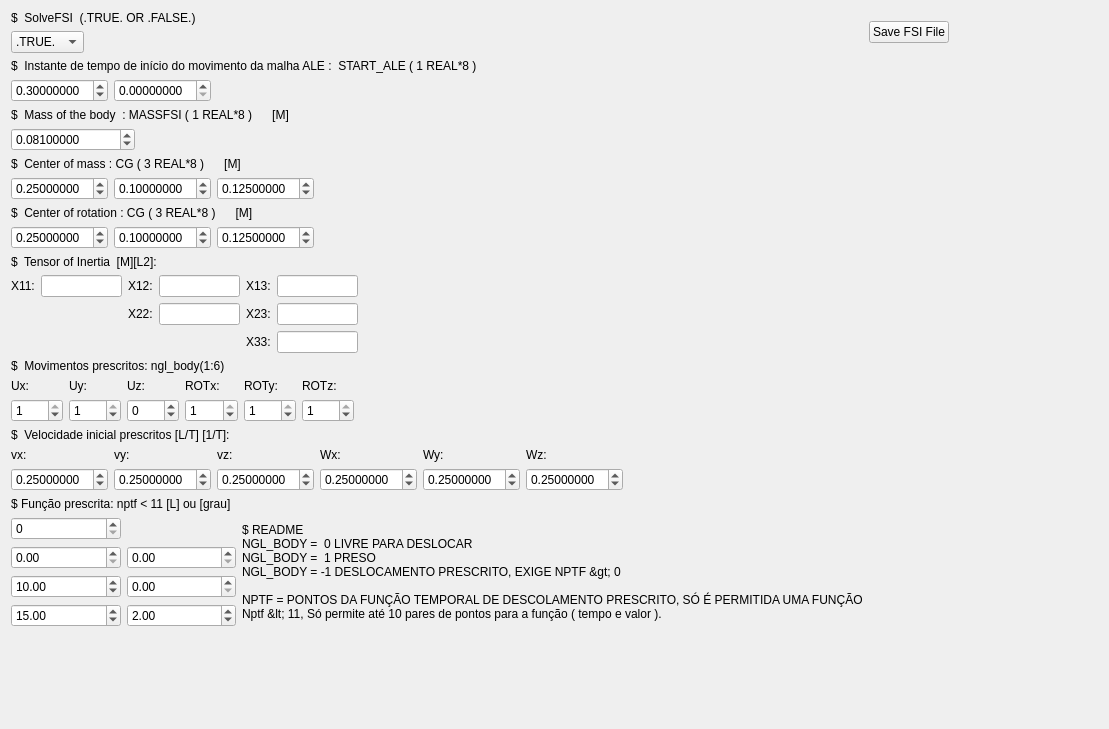
        <widget class="QWidget" name="scrollAreaWidgetContents_4">
         <property name="geometry">
          <rect>
           <x>0</x>
           <y>0</y>
           <width>1109</width>
           <height>729</height>
          </rect>
         </property>
         <layout class="QGridLayout" name="gridLayout_9">
          <item row="1" column="0" colspan="2">
           <layout class="QGridLayout" name="gridLayout_8">
            <item row="0" column="0" colspan="3">
             <widget class="QLabel" name="label_18">
              <property name="text">
               <string>$  Instante de tempo de início do movimento da malha ALE :  START_ALE ( 1 REAL*8 )</string>
              </property>
             </widget>
            </item>
            <item row="1" column="0">
             <widget class="QDoubleSpinBox" name="doubleSpinBox_FSI_ALE1">
              <property name="locale">
               <locale language="English" country="UnitedStates"/>
              </property>
              <property name="decimals">
               <number>8</number>
              </property>
              <property name="value">
               <double>0.300000000000000</double>
              </property>
             </widget>
            </item>
            <item row="1" column="1">
             <widget class="QDoubleSpinBox" name="doubleSpinBox_FSI_ALE2">
              <property name="locale">
               <locale language="English" country="UnitedStates"/>
              </property>
              <property name="decimals">
               <number>8</number>
              </property>
             </widget>
            </item>
            <item row="1" column="2">
             <spacer name="horizontalSpacer_2">
              <property name="orientation">
               <enum>Qt::Horizontal</enum>
              </property>
              <property name="sizeHint" stdset="0">
               <size>
                <width>40</width>
                <height>20</height>
               </size>
              </property>
             </spacer>
            </item>
           </layout>
          </item>
          <item row="9" column="0" colspan="3">
           <spacer name="verticalSpacer">
            <property name="orientation">
             <enum>Qt::Vertical</enum>
            </property>
            <property name="sizeHint" stdset="0">
             <size>
              <width>20</width>
              <height>40</height>
             </size>
            </property>
           </spacer>
          </item>
          <item row="5" column="0" colspan="3">
           <layout class="QGridLayout" name="gridLayout_14">
            <item row="1" column="1">
             <widget class="QLineEdit" name="lineEdit_InertiaX11">
              <property name="sizePolicy">
               <sizepolicy hsizetype="Fixed" vsizetype="Fixed">
                <horstretch>0</horstretch>
                <verstretch>0</verstretch>
               </sizepolicy>
              </property>
              <property name="maximumSize">
               <size>
                <width>81</width>
                <height>16777215</height>
               </size>
              </property>
              <property name="maxLength">
               <number>8</number>
              </property>
             </widget>
            </item>
            <item row="1" column="3">
             <widget class="QLineEdit" name="lineEdit_InertiaX12">
              <property name="sizePolicy">
               <sizepolicy hsizetype="Fixed" vsizetype="Fixed">
                <horstretch>0</horstretch>
                <verstretch>0</verstretch>
               </sizepolicy>
              </property>
              <property name="maximumSize">
               <size>
                <width>81</width>
                <height>16777215</height>
               </size>
              </property>
              <property name="maxLength">
               <number>8</number>
              </property>
             </widget>
            </item>
            <item row="1" column="5">
             <widget class="QLineEdit" name="lineEdit_InertiaX13">
              <property name="sizePolicy">
               <sizepolicy hsizetype="Fixed" vsizetype="Fixed">
                <horstretch>0</horstretch>
                <verstretch>0</verstretch>
               </sizepolicy>
              </property>
              <property name="maximumSize">
               <size>
                <width>81</width>
                <height>16777215</height>
               </size>
              </property>
              <property name="maxLength">
               <number>8</number>
              </property>
             </widget>
            </item>
            <item row="1" column="6">
             <spacer name="horizontalSpacer_6">
              <property name="orientation">
               <enum>Qt::Horizontal</enum>
              </property>
              <property name="sizeHint" stdset="0">
               <size>
                <width>471</width>
                <height>20</height>
               </size>
              </property>
             </spacer>
            </item>
            <item row="2" column="3">
             <widget class="QLineEdit" name="lineEdit_InertiaX22">
              <property name="sizePolicy">
               <sizepolicy hsizetype="Fixed" vsizetype="Fixed">
                <horstretch>0</horstretch>
                <verstretch>0</verstretch>
               </sizepolicy>
              </property>
              <property name="maximumSize">
               <size>
                <width>81</width>
                <height>16777215</height>
               </size>
              </property>
              <property name="maxLength">
               <number>8</number>
              </property>
             </widget>
            </item>
            <item row="2" column="5">
             <widget class="QLineEdit" name="lineEdit_InertiaX23">
              <property name="sizePolicy">
               <sizepolicy hsizetype="Fixed" vsizetype="Fixed">
                <horstretch>0</horstretch>
                <verstretch>0</verstretch>
               </sizepolicy>
              </property>
              <property name="maximumSize">
               <size>
                <width>81</width>
                <height>16777215</height>
               </size>
              </property>
              <property name="maxLength">
               <number>8</number>
              </property>
             </widget>
            </item>
            <item row="2" column="6">
             <spacer name="horizontalSpacer_7">
              <property name="orientation">
               <enum>Qt::Horizontal</enum>
              </property>
              <property name="sizeHint" stdset="0">
               <size>
                <width>471</width>
                <height>20</height>
               </size>
              </property>
             </spacer>
            </item>
            <item row="3" column="5">
             <widget class="QLineEdit" name="lineEdit_InertiaX33">
              <property name="sizePolicy">
               <sizepolicy hsizetype="Fixed" vsizetype="Fixed">
                <horstretch>0</horstretch>
                <verstretch>0</verstretch>
               </sizepolicy>
              </property>
              <property name="maximumSize">
               <size>
                <width>81</width>
                <height>16777215</height>
               </size>
              </property>
              <property name="maxLength">
               <number>8</number>
              </property>
             </widget>
            </item>
            <item row="3" column="6">
             <spacer name="horizontalSpacer_8">
              <property name="orientation">
               <enum>Qt::Horizontal</enum>
              </property>
              <property name="sizeHint" stdset="0">
               <size>
                <width>471</width>
                <height>20</height>
               </size>
              </property>
             </spacer>
            </item>
            <item row="1" column="0">
             <widget class="QLabel" name="label_15">
              <property name="text">
               <string>X11:</string>
              </property>
             </widget>
            </item>
            <item row="1" column="2">
             <widget class="QLabel" name="label_16">
              <property name="text">
               <string>X12:</string>
              </property>
             </widget>
            </item>
            <item row="1" column="4">
             <widget class="QLabel" name="label_25">
              <property name="text">
               <string>X13:</string>
              </property>
             </widget>
            </item>
            <item row="2" column="2">
             <widget class="QLabel" name="label_26">
              <property name="text">
               <string>X22:</string>
              </property>
             </widget>
            </item>
            <item row="2" column="4">
             <widget class="QLabel" name="label_27">
              <property name="text">
               <string>X23:</string>
              </property>
             </widget>
            </item>
            <item row="3" column="4">
             <widget class="QLabel" name="label_28">
              <property name="text">
               <string>X33:</string>
              </property>
             </widget>
            </item>
            <item row="0" column="0" colspan="7">
             <widget class="QLabel" name="label_22">
              <property name="text">
               <string>$  Tensor of Inertia  [M][L2]:</string>
              </property>
             </widget>
            </item>
           </layout>
          </item>
          <item row="3" column="0">
           <layout class="QGridLayout" name="gridLayout_12">
            <item row="0" column="0" colspan="3">
             <widget class="QLabel" name="label_20">
              <property name="text">
               <string>$  Center of mass : CG ( 3 REAL*8 )      [M]</string>
              </property>
             </widget>
            </item>
            <item row="1" column="0">
             <widget class="QDoubleSpinBox" name="doubleSpinBox_MassCG1">
              <property name="locale">
               <locale language="English" country="UnitedStates"/>
              </property>
              <property name="decimals">
               <number>8</number>
              </property>
              <property name="value">
               <double>0.250000000000000</double>
              </property>
             </widget>
            </item>
            <item row="1" column="1">
             <widget class="QDoubleSpinBox" name="doubleSpinBox_MassCG2">
              <property name="locale">
               <locale language="English" country="UnitedStates"/>
              </property>
              <property name="decimals">
               <number>8</number>
              </property>
              <property name="singleStep">
               <double>0.100000000000000</double>
              </property>
              <property name="value">
               <double>0.100000000000000</double>
              </property>
             </widget>
            </item>
            <item row="1" column="2">
             <widget class="QDoubleSpinBox" name="doubleSpinBox_MassCG3">
              <property name="locale">
               <locale language="English" country="UnitedStates"/>
              </property>
              <property name="decimals">
               <number>8</number>
              </property>
              <property name="singleStep">
               <double>0.100000000000000</double>
              </property>
              <property name="value">
               <double>0.125000000000000</double>
              </property>
             </widget>
            </item>
            <item row="1" column="3">
             <spacer name="horizontalSpacer_4">
              <property name="orientation">
               <enum>Qt::Horizontal</enum>
              </property>
              <property name="sizeHint" stdset="0">
               <size>
                <width>40</width>
                <height>20</height>
               </size>
              </property>
             </spacer>
            </item>
           </layout>
          </item>
          <item row="7" column="2">
           <spacer name="horizontalSpacer_10">
            <property name="orientation">
             <enum>Qt::Horizontal</enum>
            </property>
            <property name="sizeHint" stdset="0">
             <size>
              <width>174</width>
              <height>20</height>
             </size>
            </property>
           </spacer>
          </item>
          <item row="7" column="0" colspan="2">
           <layout class="QGridLayout" name="gridLayout_16">
            <item row="2" column="3">
             <widget class="QDoubleSpinBox" name="doubleSpinBox_VInitial_Wx">
              <property name="locale">
               <locale language="English" country="UnitedStates"/>
              </property>
              <property name="decimals">
               <number>8</number>
              </property>
              <property name="value">
               <double>0.250000000000000</double>
              </property>
             </widget>
            </item>
            <item row="0" column="0" colspan="6">
             <widget class="QLabel" name="label_4">
              <property name="text">
               <string>$  Velocidade inicial prescritos [L/T] [1/T]:</string>
              </property>
             </widget>
            </item>
            <item row="2" column="0">
             <widget class="QDoubleSpinBox" name="doubleSpinBox_VInitial_vx">
              <property name="locale">
               <locale language="English" country="UnitedStates"/>
              </property>
              <property name="decimals">
               <number>8</number>
              </property>
              <property name="value">
               <double>0.250000000000000</double>
              </property>
             </widget>
            </item>
            <item row="2" column="1">
             <widget class="QDoubleSpinBox" name="doubleSpinBox_VInitial_vy">
              <property name="locale">
               <locale language="English" country="UnitedStates"/>
              </property>
              <property name="decimals">
               <number>8</number>
              </property>
              <property name="value">
               <double>0.250000000000000</double>
              </property>
             </widget>
            </item>
            <item row="2" column="2">
             <widget class="QDoubleSpinBox" name="doubleSpinBox_VInitial_vz">
              <property name="locale">
               <locale language="English" country="UnitedStates"/>
              </property>
              <property name="decimals">
               <number>8</number>
              </property>
              <property name="value">
               <double>0.250000000000000</double>
              </property>
             </widget>
            </item>
            <item row="2" column="4">
             <widget class="QDoubleSpinBox" name="doubleSpinBox_VInitial_Wy">
              <property name="locale">
               <locale language="English" country="UnitedStates"/>
              </property>
              <property name="decimals">
               <number>8</number>
              </property>
              <property name="value">
               <double>0.250000000000000</double>
              </property>
             </widget>
            </item>
            <item row="2" column="5">
             <widget class="QDoubleSpinBox" name="doubleSpinBox_VInitial_Wz">
              <property name="locale">
               <locale language="English" country="UnitedStates"/>
              </property>
              <property name="decimals">
               <number>8</number>
              </property>
              <property name="value">
               <double>0.250000000000000</double>
              </property>
             </widget>
            </item>
            <item row="1" column="0">
             <widget class="QLabel" name="label_35">
              <property name="text">
               <string>vx:</string>
              </property>
             </widget>
            </item>
            <item row="1" column="1">
             <widget class="QLabel" name="label_36">
              <property name="text">
               <string>vy:</string>
              </property>
             </widget>
            </item>
            <item row="1" column="2">
             <widget class="QLabel" name="label_37">
              <property name="text">
               <string>vz:</string>
              </property>
             </widget>
            </item>
            <item row="1" column="3">
             <widget class="QLabel" name="label_38">
              <property name="text">
               <string>Wx:</string>
              </property>
             </widget>
            </item>
            <item row="1" column="4">
             <widget class="QLabel" name="label_39">
              <property name="text">
               <string>Wy:</string>
              </property>
             </widget>
            </item>
            <item row="1" column="5">
             <widget class="QLabel" name="label_40">
              <property name="text">
               <string>Wz:</string>
              </property>
             </widget>
            </item>
           </layout>
          </item>
          <item row="8" column="0" colspan="3">
           <layout class="QGridLayout" name="gridLayout_17">
            <item row="3" column="1">
             <widget class="QDoubleSpinBox" name="doubleSpinBox_nptf22">
              <property name="locale">
               <locale language="English" country="UnitedStates"/>
              </property>
             </widget>
            </item>
            <item row="2" column="1">
             <widget class="QDoubleSpinBox" name="doubleSpinBox_nptf12">
              <property name="locale">
               <locale language="English" country="UnitedStates"/>
              </property>
             </widget>
            </item>
            <item row="0" column="0" colspan="3">
             <widget class="QLabel" name="label_24">
              <property name="text">
               <string>$  Função prescrita: nptf &lt; 11 [L] ou [grau]</string>
              </property>
             </widget>
            </item>
            <item row="3" column="0">
             <widget class="QDoubleSpinBox" name="doubleSpinBox_nptf21">
              <property name="locale">
               <locale language="English" country="UnitedStates"/>
              </property>
              <property name="value">
               <double>10.000000000000000</double>
              </property>
             </widget>
            </item>
            <item row="1" column="2" rowspan="4">
             <widget class="QLabel" name="label_23">
              <property name="text">
               <string>$ README
NGL_BODY =  0 LIVRE PARA DESLOCAR 
NGL_BODY =  1 PRESO
NGL_BODY = -1 DESLOCAMENTO PRESCRITO, EXIGE NPTF &gt; 0

NPTF = PONTOS DA FUNÇÃO TEMPORAL DE DESCOLAMENTO PRESCRITO, SÓ É PERMITIDA UMA FUNÇÃO
Nptf &lt; 11, Só permite até 10 pares de pontos para a função ( tempo e valor ).</string>
              </property>
             </widget>
            </item>
            <item row="2" column="0">
             <widget class="QDoubleSpinBox" name="doubleSpinBox_nptf11">
              <property name="locale">
               <locale language="English" country="UnitedStates"/>
              </property>
             </widget>
            </item>
            <item row="4" column="0">
             <widget class="QDoubleSpinBox" name="doubleSpinBox_nptf31">
              <property name="locale">
               <locale language="English" country="UnitedStates"/>
              </property>
              <property name="value">
               <double>15.000000000000000</double>
              </property>
             </widget>
            </item>
            <item row="4" column="1">
             <widget class="QDoubleSpinBox" name="doubleSpinBox_nptf32">
              <property name="locale">
               <locale language="English" country="UnitedStates"/>
              </property>
              <property name="value">
               <double>2.000000000000000</double>
              </property>
             </widget>
            </item>
            <item row="1" column="0">
             <widget class="QSpinBox" name="spinBox_nptf">
              <property name="locale">
               <locale language="English" country="UnitedStates"/>
              </property>
             </widget>
            </item>
           </layout>
          </item>
          <item row="2" column="0">
           <layout class="QGridLayout" name="gridLayout_11">
            <item row="0" column="0" colspan="2">
             <widget class="QLabel" name="label_19">
              <property name="text">
               <string>$  Mass of the body  : MASSFSI ( 1 REAL*8 )      [M]</string>
              </property>
             </widget>
            </item>
            <item row="1" column="0">
             <widget class="QDoubleSpinBox" name="doubleSpinBox_MASSFSI">
              <property name="locale">
               <locale language="English" country="UnitedStates"/>
              </property>
              <property name="decimals">
               <number>8</number>
              </property>
              <property name="maximum">
               <double>999999.989999999990687</double>
              </property>
              <property name="value">
               <double>0.081000000000000</double>
              </property>
             </widget>
            </item>
            <item row="1" column="1">
             <spacer name="horizontalSpacer_3">
              <property name="orientation">
               <enum>Qt::Horizontal</enum>
              </property>
              <property name="sizeHint" stdset="0">
               <size>
                <width>40</width>
                <height>20</height>
               </size>
              </property>
             </spacer>
            </item>
           </layout>
          </item>
          <item row="6" column="1">
           <spacer name="horizontalSpacer_9">
            <property name="orientation">
             <enum>Qt::Horizontal</enum>
            </property>
            <property name="sizeHint" stdset="0">
             <size>
              <width>214</width>
              <height>20</height>
             </size>
            </property>
           </spacer>
          </item>
          <item row="6" column="0">
           <layout class="QGridLayout" name="gridLayout_15">
            <item row="0" column="0" colspan="6">
             <widget class="QLabel" name="label_12">
              <property name="text">
               <string>$  Movimentos prescritos: ngl_body(1:6) </string>
              </property>
             </widget>
            </item>
            <item row="2" column="0">
             <widget class="QSpinBox" name="spinBox_Ux">
              <property name="minimum">
               <number>-1</number>
              </property>
              <property name="maximum">
               <number>1</number>
              </property>
              <property name="value">
               <number>1</number>
              </property>
             </widget>
            </item>
            <item row="2" column="1">
             <widget class="QSpinBox" name="spinBox_Uy">
              <property name="minimum">
               <number>-1</number>
              </property>
              <property name="maximum">
               <number>1</number>
              </property>
              <property name="value">
               <number>1</number>
              </property>
             </widget>
            </item>
            <item row="2" column="2">
             <widget class="QSpinBox" name="spinBox_Uz">
              <property name="minimum">
               <number>-1</number>
              </property>
              <property name="maximum">
               <number>1</number>
              </property>
             </widget>
            </item>
            <item row="2" column="3">
             <widget class="QSpinBox" name="spinBox_ROTx">
              <property name="minimum">
               <number>-1</number>
              </property>
              <property name="maximum">
               <number>1</number>
              </property>
              <property name="value">
               <number>1</number>
              </property>
             </widget>
            </item>
            <item row="2" column="4">
             <widget class="QSpinBox" name="spinBox_ROTy">
              <property name="minimum">
               <number>-1</number>
              </property>
              <property name="maximum">
               <number>1</number>
              </property>
              <property name="value">
               <number>1</number>
              </property>
             </widget>
            </item>
            <item row="2" column="5">
             <widget class="QSpinBox" name="spinBox_ROTz">
              <property name="minimum">
               <number>-1</number>
              </property>
              <property name="maximum">
               <number>1</number>
              </property>
              <property name="value">
               <number>1</number>
              </property>
             </widget>
            </item>
            <item row="1" column="1">
             <widget class="QLabel" name="label_30">
              <property name="text">
               <string>Uy:</string>
              </property>
             </widget>
            </item>
            <item row="1" column="2">
             <widget class="QLabel" name="label_31">
              <property name="text">
               <string>Uz:</string>
              </property>
             </widget>
            </item>
            <item row="1" column="0">
             <widget class="QLabel" name="label_29">
              <property name="text">
               <string>Ux:</string>
              </property>
             </widget>
            </item>
            <item row="1" column="3">
             <widget class="QLabel" name="label_32">
              <property name="text">
               <string>ROTx:</string>
              </property>
             </widget>
            </item>
            <item row="1" column="4">
             <widget class="QLabel" name="label_33">
              <property name="text">
               <string>ROTy:</string>
              </property>
             </widget>
            </item>
            <item row="1" column="5">
             <widget class="QLabel" name="label_34">
              <property name="text">
               <string>ROTz:</string>
              </property>
             </widget>
            </item>
           </layout>
          </item>
          <item row="4" column="0">
           <layout class="QGridLayout" name="gridLayout_13">
            <item row="0" column="0" colspan="3">
             <widget class="QLabel" name="label_21">
              <property name="text">
               <string>$  Center of rotation : CG ( 3 REAL*8 )      [M]</string>
              </property>
             </widget>
            </item>
            <item row="1" column="0">
             <widget class="QDoubleSpinBox" name="doubleSpinBox_RotationCG1">
              <property name="locale">
               <locale language="English" country="UnitedStates"/>
              </property>
              <property name="decimals">
               <number>8</number>
              </property>
              <property name="value">
               <double>0.250000000000000</double>
              </property>
             </widget>
            </item>
            <item row="1" column="1">
             <widget class="QDoubleSpinBox" name="doubleSpinBox_RotationCG2">
              <property name="locale">
               <locale language="English" country="UnitedStates"/>
              </property>
              <property name="decimals">
               <number>8</number>
              </property>
              <property name="singleStep">
               <double>0.100000000000000</double>
              </property>
              <property name="value">
               <double>0.100000000000000</double>
              </property>
             </widget>
            </item>
            <item row="1" column="2">
             <widget class="QDoubleSpinBox" name="doubleSpinBox_RotationCG3">
              <property name="locale">
               <locale language="English" country="UnitedStates"/>
              </property>
              <property name="decimals">
               <number>8</number>
              </property>
              <property name="singleStep">
               <double>0.100000000000000</double>
              </property>
              <property name="value">
               <double>0.125000000000000</double>
              </property>
             </widget>
            </item>
            <item row="1" column="3">
             <spacer name="horizontalSpacer_5">
              <property name="orientation">
               <enum>Qt::Horizontal</enum>
              </property>
              <property name="sizeHint" stdset="0">
               <size>
                <width>40</width>
                <height>20</height>
               </size>
              </property>
             </spacer>
            </item>
           </layout>
          </item>
          <item row="0" column="0">
           <layout class="QGridLayout" name="gridLayout_7">
            <item row="0" column="0" colspan="2">
             <widget class="QLabel" name="label_17">
              <property name="text">
               <string>$  SolveFSI  (.TRUE. OR .FALSE.)  </string>
              </property>
             </widget>
            </item>
            <item row="1" column="0">
             <widget class="QComboBox" name="comboBox_FSI">
              <item>
               <property name="text">
                <string>.TRUE.</string>
               </property>
              </item>
              <item>
               <property name="text">
                <string>.FALSE.</string>
               </property>
              </item>
             </widget>
            </item>
            <item row="1" column="1">
             <spacer name="horizontalSpacer">
              <property name="orientation">
               <enum>Qt::Horizontal</enum>
              </property>
              <property name="sizeHint" stdset="0">
               <size>
                <width>40</width>
                <height>20</height>
               </size>
              </property>
             </spacer>
            </item>
           </layout>
          </item>
          <item row="0" column="3">
           <widget class="QPushButton" name="pushButtonSaveFSI">
            <property name="sizePolicy">
             <sizepolicy hsizetype="Fixed" vsizetype="Fixed">
              <horstretch>0</horstretch>
              <verstretch>0</verstretch>
             </sizepolicy>
            </property>
            <property name="text">
             <string>Save FSI File</string>
            </property>
           </widget>
          </item>
          <item row="5" column="3">
           <spacer name="horizontalSpacer_11">
            <property name="orientation">
             <enum>Qt::Horizontal</enum>
            </property>
            <property name="sizeHint" stdset="0">
             <size>
              <width>40</width>
              <height>20</height>
             </size>
            </property>
           </spacer>
          </item>
         </layout>
         <zorder></zorder>
         <zorder>horizontalSpacer_9</zorder>
         <zorder>horizontalSpacer_10</zorder>
         <zorder>verticalSpacer</zorder>
         <zorder>pushButtonSaveFSI</zorder>
         <zorder>horizontalSpacer_11</zorder>
        </widget>
